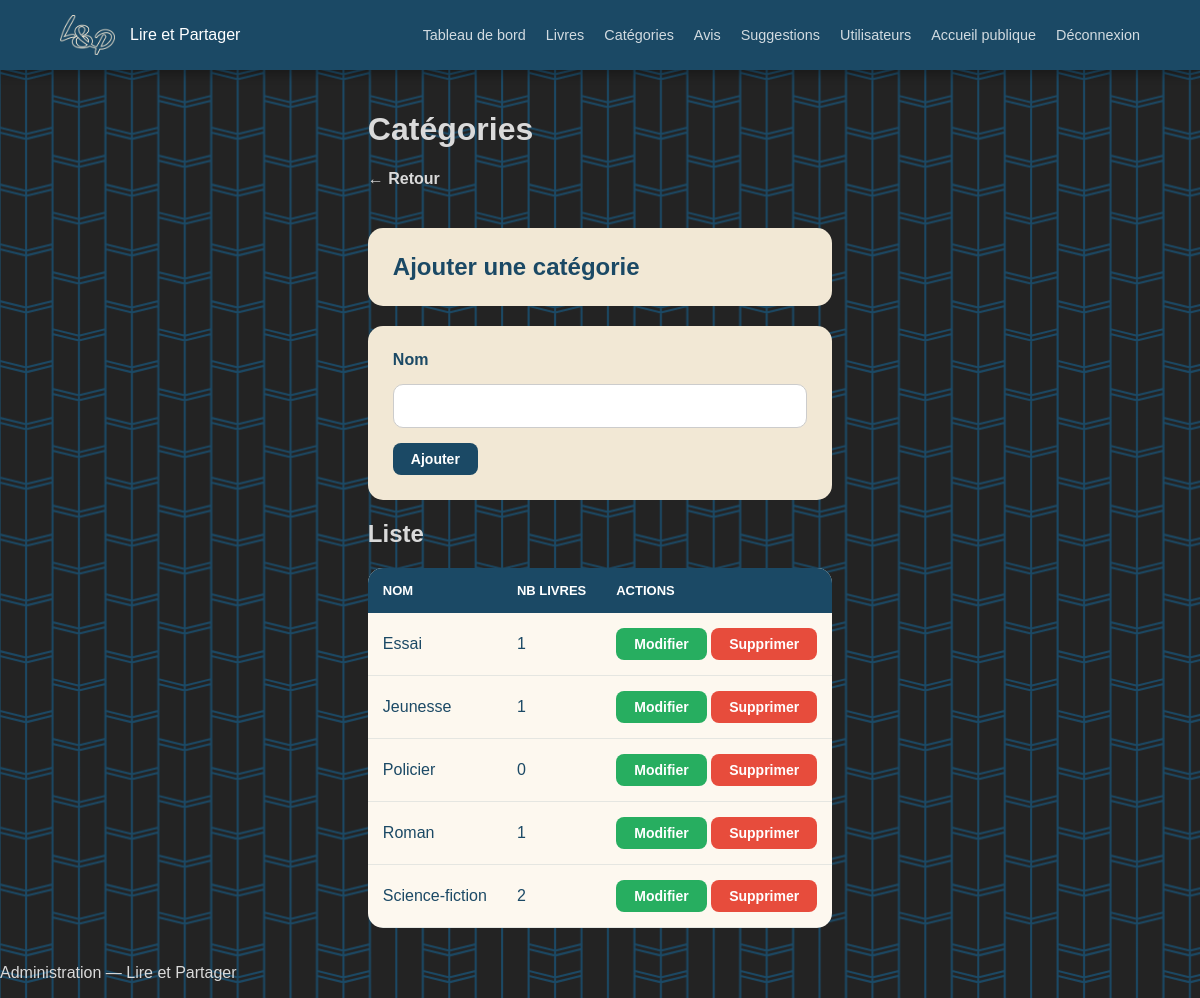
/admin/categories.php (signed in), run on the app's committed database.
### tables this page shows
CREATE TABLE `categories` (
  `id` int(11) NOT NULL,
  `nom` varchar(100) DEFAULT NULL
);

### admin/categories.php (the view, shortened to what this page needs)
<?php
require_once 'header.php';
require_once '../config/db.php';
$categories = $pdo->query("
    SELECT categories.*, COUNT(livres.id) AS nb
    FROM categories
    LEFT JOIN livres ON livres.id_categorie = categories.id
    GROUP BY categories.id
    ORDER BY categories.nom
")->fetchAll();
$modifier = null;
?>
<div class="container">
    <h1>Catégories</h1>
    <a href="index.php">← Retour</a>
    <h2 class="admin-page-categorieh2"><?= $modifier ? 'Modifier' : 'Ajouter une catégorie' ?></h2>
    <form method="POST" class="admin-page-categorieh2">
        <label>Nom</label>
        <input type="text" name="nom" value="<?= htmlspecialchars($modifier['nom'] ?? '') ?>">
        <div>
            <button type="submit" class="btn btn-bleu"><?= $modifier ? 'Enregistrer' : 'Ajouter' ?></button>
        </div>
    </form>
    <h2>Liste</h2>
    <table>
        <tr>
            <th>Nom</th><th>Nb livres</th><th>Actions</th>
        </tr>
        <?php foreach ($categories as $c): ?>
        <tr>
            <td><?= htmlspecialchars($c['nom']) ?></td>
            <td><?= $c['nb'] ?></td>
            <td>
                <a href="categories.php?modifier=<?= $c['id'] ?>" class="btn btn-vert">Modifier</a>
                <a href="categories.php?supprimer=<?= $c['id'] ?>" class="btn btn-rouge" onclick="return confirm('Supprimer ?')">Supprimer</a>
            </td>
        </tr>
        <?php endforeach; ?>
    </table>
</div>
<?php require_once 'footer.php'; ?>

### views/style.css (style rules this page uses)
:root { --bleu-header: #1b4965; --bleu-bouton: #133347; --beige-footer: #f2e8d5; --texte-clair: #dadada; --texte-sombre: #1b4965; --fond-sombre: #232323; --succes: #27ae60; --danger: #e74c3c; --radius: 30px; }
* { box-sizing: border-box; }
body { margin: 0; font-family: 'Arial', sans-serif; background-color: var(--fond-sombre); background-image: url('../assets/photo/fondbleu.png'); background-attachment: fixed; color: var(--texte-clair); min-height: 100vh; display: flex; flex-direction: column; }
.container { max-width: 1100px; margin: 0 auto; padding: 20px; }
.btn { display: inline-block; padding: 8px 18px; border-radius: 8px; text-decoration: none; font-weight: bold; font-size: 14px; cursor: pointer; border: none; transition: 0.3s; }
.btn-bleu { background: #1b4965; color: white; }
.btn-vert { background: #27ae60; color: white; }
.btn-rouge { background: #e74c3c; color: white; }
table { width: 100%; border-collapse: collapse; background: #fdf8ef; margin-top: 20px; border-radius: 15px; overflow: hidden; color: #1b4965; }
th { background-color: #1b4965; color: white; padding: 15px; text-align: left; text-transform: uppercase; font-size: 13px; }
td { padding: 15px; border-bottom: 1px solid rgba(27, 73, 101, 0.1); }
.admin-page-categorieh2 { background: var(--beige-footer); padding: 25px; border-radius: 15px; color: var(--texte-sombre); margin-bottom: 20px; }
form.admin-page-categorieh2 { display: flex; flex-direction: column; gap: 15px; max-width: 500px; }
form.admin-page-categorieh2 label { font-weight: bold; }
form.admin-page-categorieh2 input[type="text"] { padding: 12px; border-radius: 10px; border: 1px solid #ccc; background: white; font-size: 1rem; }
form.admin-page-categorieh2 div { display: flex; gap: 10px; }
.container > a[href="index.php"] { display: inline-block; margin-bottom: 20px; color: var(--texte-clair); text-decoration: none; font-weight: bold; }

### data on the page
categories: nom "Essai", nb "1"
categories: nom "Jeunesse", nb "1"
categories: nom "Policier", nb "0"
categories: nom "Roman", nb "1"
categories: nom "Science-fiction", nb "2"
